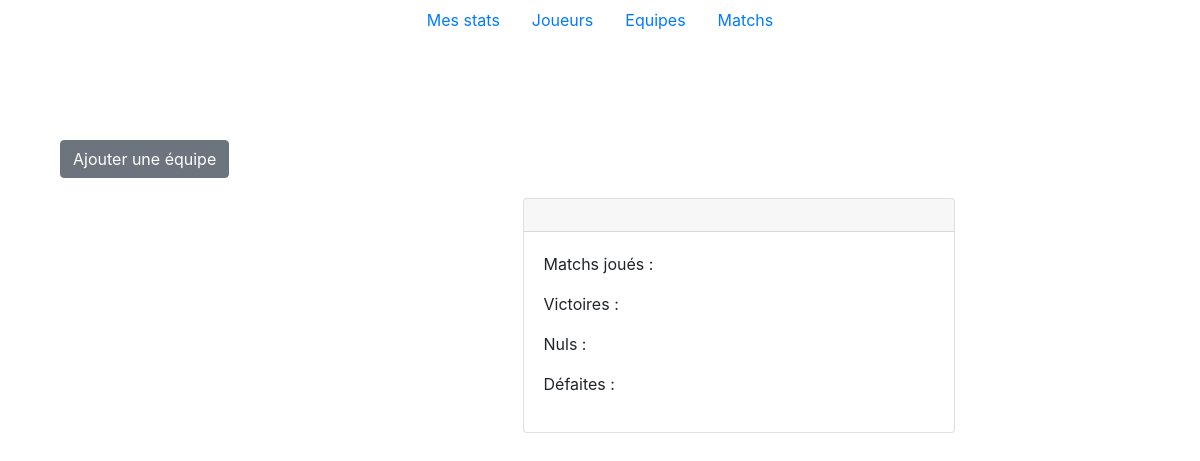
Page /index.php/teams on the earlier database version.
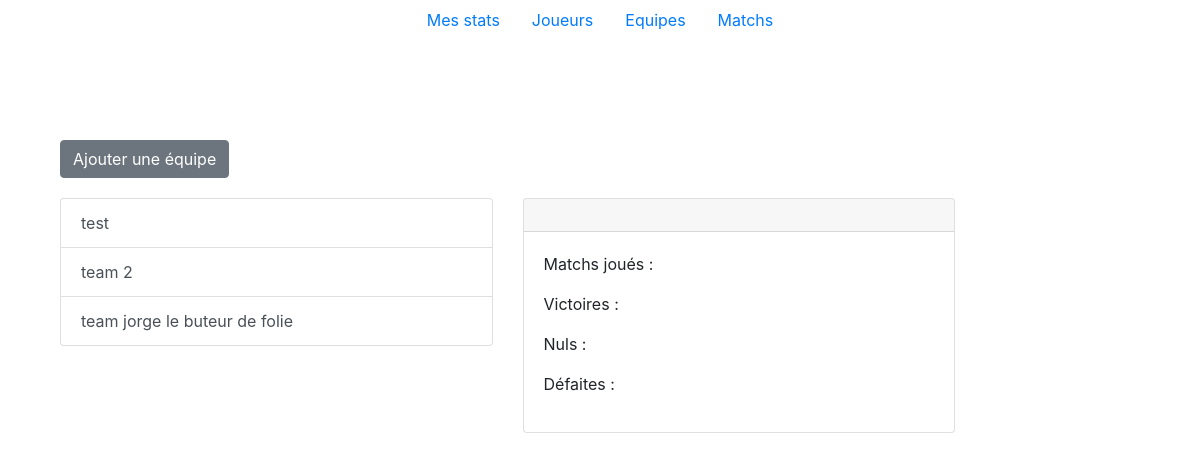
Same page on the later database version.
### tables this page shows
CREATE TABLE `teams` (
  `id` int(11) NOT NULL,
  `name` varchar(250) NOT NULL
);

### application/controllers/Teams.php (called while the page is built, shortened)
<?php
class Teams extends CI_Controller {
	public function __construct()
	{
		$this->load->model('TeamsModel');
		$this->load->model('PlayersModel');
	}
	public function index()
	{
		$data['teams'] = $this->TeamsModel->get_teams();
		$data['players'] = $this->PlayersModel->get_players();
		$this->load->view('templates/Header');
		$this->load->view('teams/TeamsView', $data);
		$this->load->view('templates/Footer');
	}
}

### index.php (called while the page is built, shortened)
<?php
require_once BASEPATH.'core/CodeIgniter.php';

### application/models/TeamsModel.php (called while the page is built, shortened)
<?php
class TeamsModel extends CI_Model
{
	private $table_teams = "teams";
	public function get_teams()
	{
		return $this->db->select('id, name')
				->from($this->table_teams)
				->order_by('id', 'desc')
				->get()
				->result();
	}
}

### application/views/teams/TeamsListView.php
<?php if(isset($teams)): ?>
	<div class="list-group">
		<?php foreach ($teams as $team): ?>
			<button type="button" class="list-group-item list-group-item-action team-list" onclick="showTeamCard(this, <?= $team->id ?>, '<?= site_url('Teams/get_team_data') ?>')" ><?= $team->name ?></button>
		<?php endforeach; ?>
	</div>
<?php endif; ?>

Differences in the rows shown:
added teams: name "test"
added teams: name "team 2"
added teams: name "team jorge le buteur de folie"
